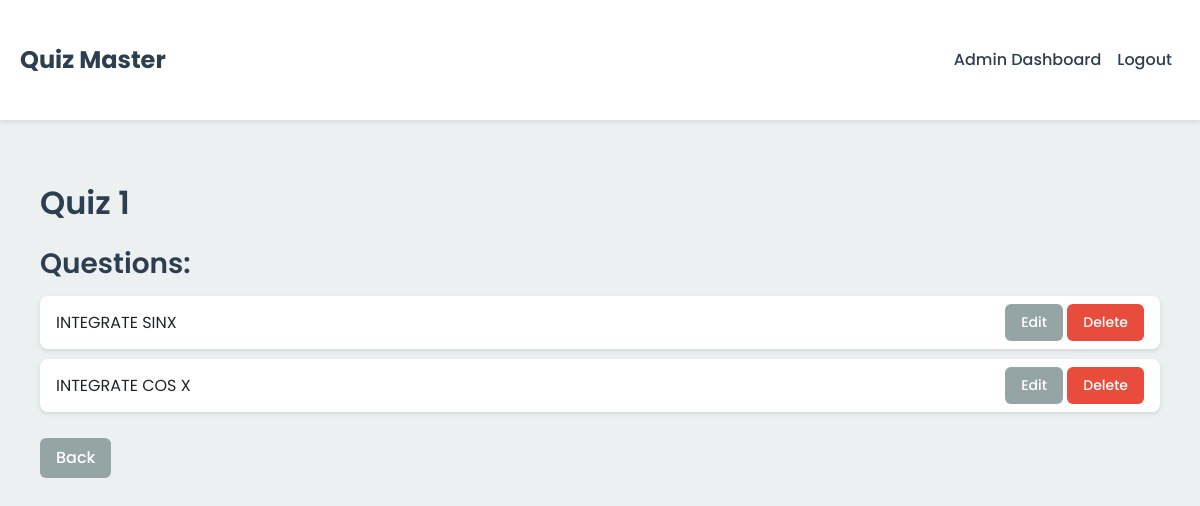
/admin/view_quiz/1 (signed in), run on the app's committed database.
### app/models.py (models this page shows)
class Quiz(db.Model):#quiz table
    id = db.Column(db.Integer, primary_key=True)
    name = db.Column(db.String(255), nullable=False)
    chapter_id = db.Column(db.Integer, db.ForeignKey('chapter.id'), nullable=False)
    title = db.Column(db.String(255), nullable=False, default="Quiz 0")
    date_of_quiz = db.Column(db.Date, nullable=False)
    time_duration = db.Column(Integer, nullable=False)
    remarks = db.Column(db.Text)
    questions = db.relationship('Question', backref='quiz', lazy='dynamic', cascade="all, delete-orphan")
    scores = db.relationship('Score', backref='quiz', lazy='dynamic', cascade="all, delete-orphan")

class Question(db.Model):#question table
    id = db.Column(db.Integer, primary_key=True)
    quiz_id = db.Column(db.Integer, db.ForeignKey('quiz.id'), nullable=False)
    question_statement = db.Column(db.Text, nullable=False)
    option1 = db.Column(db.String(200), nullable=False)
    option2 = db.Column(db.String(200), nullable=False)
    option3 = db.Column(db.String(200), nullable=False)
    option4 = db.Column(db.String(200), nullable=False)
    correct_option = db.Column(db.Integer, nullable=False)

### app/routes/admin.py (the view)
@anirudh_bp.route('/view_quiz/<int:quiz_id>')
@login_required # my view quiz page
def view_quiz(quiz_id):
    if not current_user.is_admin:
        flash('This page is not accessible by you.')
        return redirect(url_for('user.dashboard'))
    quiz = Quiz.query.get_or_404(quiz_id)
    questions = quiz.questions.all()
    chapter_id = quiz.chapter_id  # Assuming Quiz has a foreign key `chapter_id`
    return render_template('admin/view_quiz.html', quiz=quiz, questions=questions, chapter_id=chapter_id)

### app/models.py (called while the page is built)
@login_manager.user_loader  #user session manage karne ke liye
def load_user(id):
    return User.query.get(int(id))

### app/templates/admin/view_quiz.html (shortened to what this page needs)
{% extends "base.html" %}
{% block content %}
<div class="container">
    <h2 class="mb-4">{{ quiz.name }}</h2>
    <h3>Questions:</h3>
    <ul class="list-group">
        {% for question in questions %}
        <li class="list-group-item">
            <div class="d-flex justify-content-between align-items-center">
                <span>{{ question.question_statement }}</span>
                <div>
                    <a href="{{ url_for('admin.edit_question', question_id=question.id) }}"
                       class="btn btn-sm btn-secondary">Edit</a>
                    <form action="{{ url_for('admin.delete_question', question_id=question.id) }}"
                          method="POST" class="d-inline">
                        <button type="submit" class="btn btn-sm btn-danger"
                                onclick="return confirm('Are you sure you want to delete this question?')">Delete</button>
                    </form>
                </div>
            </div>
        </li>
        {% endfor %}
    </ul>
    <a href="{{ url_for('admin.view_chapter', chapter_id=chapter_id) }}" class="btn btn-secondary mt-3">Back</a>
</div>
{% endblock %}

### app/static/css/style.css (style rules this page uses)
:root { --primary-color: #2c3e50; --secondary-color: #3498db; --accent-color: #e74c3c; --background-color: #ecf0f1; --text-color: #2c3e50; --shadow: 0 2px 4px rgba(0,0,0,0.1); --transition: all 0.3s ease; }
body { font-family: 'Poppins', sans-serif; color: var(--text-color); background-color: var(--background-color); line-height: 1.6; }
.container { max-width: 1200px; margin: 0 auto; padding: 20px; }
.list-group-item { border: none; margin-bottom: 10px; border-radius: 8px !important; box-shadow: var(--shadow); transition: var(--transition); }
.btn { border-radius: 6px; padding: 8px 16px; font-weight: 500; transition: var(--transition); }
.btn-danger { background-color: var(--accent-color); border: none; }
.btn-secondary { background-color: #95a5a6; border: none; }
h1, h2, h3, h4, h5, h6 { color: var(--primary-color); font-weight: 600; margin-bottom: 1rem; }

### data on the page
Quiz: name "Quiz 1"
Question: question_statement "INTEGRATE SINX"
Question: question_statement "INTEGRATE COS X"
